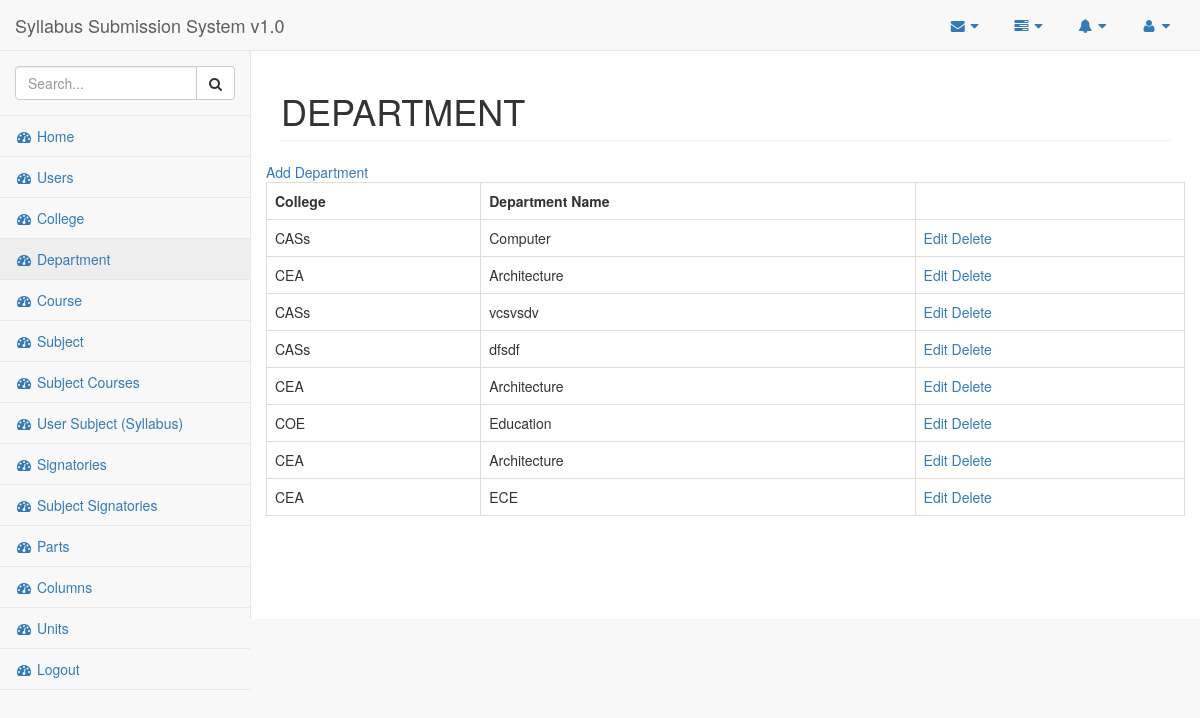
Page /?page=department (signed in) on the committed database.
### tables this page shows
CREATE TABLE `department` (
  `dept_id` bigint(20) NOT NULL,
  `college_id` bigint(20) DEFAULT NULL,
  `dept_name` varchar(50) NOT NULL
);

CREATE TABLE `college` (
  `college_id` bigint(20) NOT NULL,
  `college_name` varchar(50) NOT NULL
);

### pages/department.php (the view, shortened to what this page needs)
<?php
$departments = $DB->query( "SELECT * FROM department AS d LEFT JOIN college AS c ON d.college_id = c.college_id" );
?>
<link><a href="<?php echo SITE_URL ?>/?page=add-department">Add Department </a></button>
<table class="table table-bordered">
<tr>
<th>College</th>
<th>Department Name</th>
<th></th>
</tr>
<?php if( $departments->num_rows ) { ?>
<?php while( $department = $departments->fetch_object() ) { ?>
<tr>
<td><?php echo $department->college_name ?></td>
<td><?php echo $department->dept_name ?></td>
<td>
	<a href="<?php echo SITE_URL ?>/?page=edit_department&dept_id=<?php echo $department->dept_id; ?>">Edit</a>
	<a href="<?php echo SITE_URL ?>/?action=delete_department&dept_id=<?php echo $department->dept_id ?>" onclick="return confirm('Are you sure you want to delete this department?');">Delete</a>
</td>
</tr>
<?php } ?>
<?php } else { ?>
<tr>
<td colspan="4">No current record.</td>
</tr>
<?php } ?>
</table>

### rows in the picture
department: college.college_name "CASs", dept_name "Computer"
department: college.college_name "CEA", dept_name "Architecture"
department: college.college_name "CASs", dept_name "vcsvsdv"
department: college.college_name "CASs", dept_name "dfsdf"
department: college.college_name "CEA", dept_name "Architecture"
department: college.college_name "COE", dept_name "Education"
department: college.college_name "CEA", dept_name "Architecture"
department: college.college_name "CEA", dept_name "ECE"
